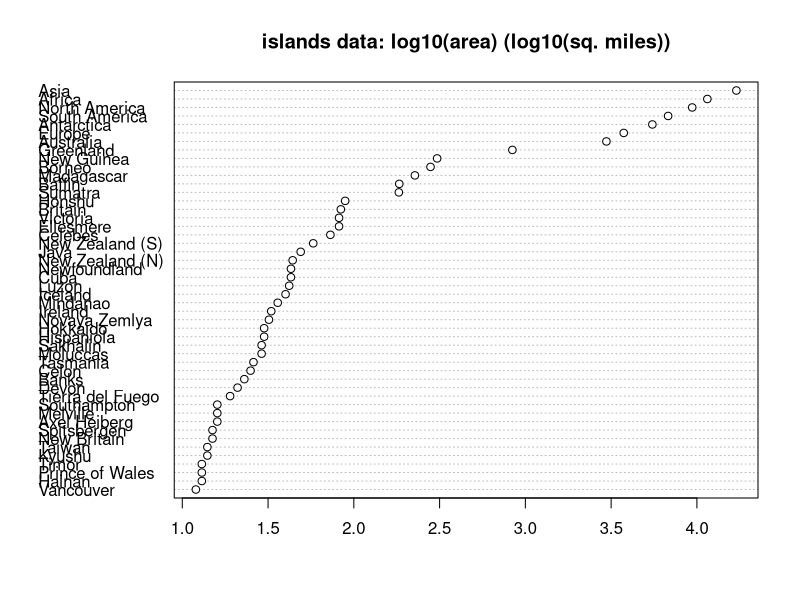
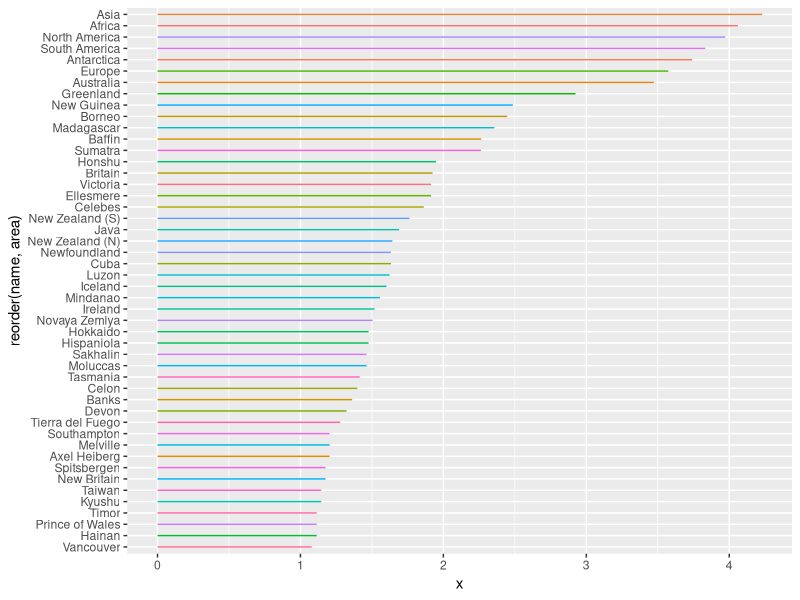
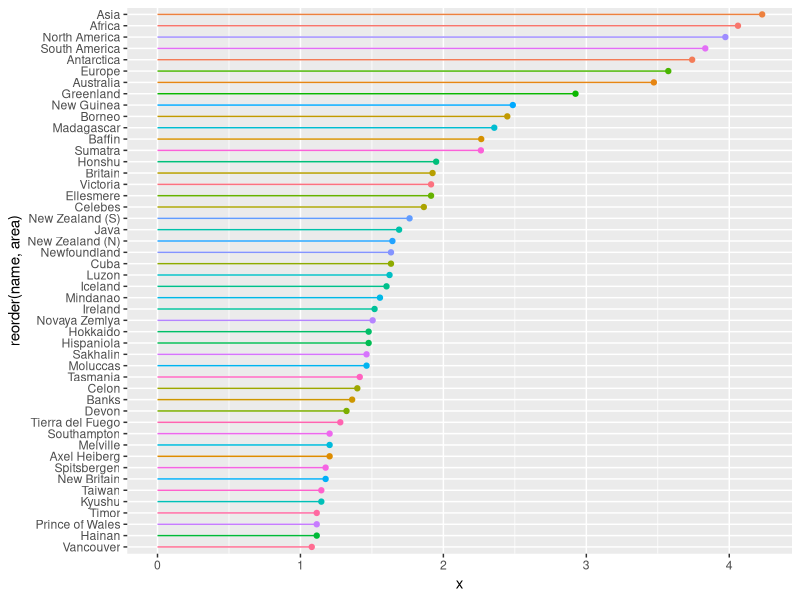
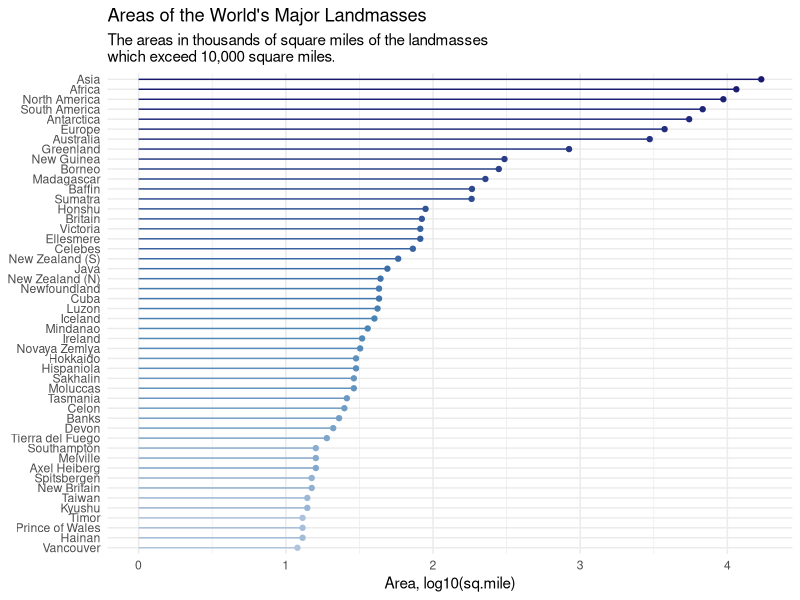

These charts were generated, in order, by the following R code:
## ---- chunk 1
graphics.off()
rm(list = ls())
gc()

## ---- chunk 2
version
## ---- chunk 3
library(tidyverse)

## ---- chunk 4
islands

## ---- chunk 5
dotchart(log(islands[order(islands)], 10),
   main = "islands data: log10(area) (log10(sq. miles))")
## ---- chunk 6
df <- data_frame(name = unlist(attributes(islands)),
                 area = islands) |> arrange(desc(area))
df
## ---- chunk 7
df |> ggplot(aes(x = 0, y = reorder(name, area), xend = log10(area), yend = name, 
                 color = name)) +
  geom_segment(show.legend = FALSE)
## ---- chunk 8
df |> ggplot(aes(x = 0, y = reorder(name, area), xend = log10(area), yend = name, 
                 color = name)) +
  geom_segment(show.legend = FALSE) +
  geom_point(aes(x = log10(area)), show.legend = FALSE)

## ---- chunk 9
# Create a vector of colors
colors <- c("#191970", "#4682b4", "#b0c4de")

# Create a color palette function
palette_func <- colorRampPalette(colors)

# Generate a color palette with number of rows
color_palette <- palette_func(nrow(df))

## ---- chunk 10
df |> ggplot(aes(x = 0, y = reorder(name, area), xend = log10(area), yend = name, 
                 color = reorder(name, area, decreasing = TRUE))) +
  geom_segment(show.legend = FALSE) +
  geom_point(aes(x = log10(area)), show.legend = FALSE) +
  scale_color_manual(values = color_palette) +
  labs(title = "Areas of the World's Major Landmasses",
       subtitle = "The areas in thousands of square miles of the landmasses \nwhich exceed 10,000 square miles.",
       x = "Area, log10(sq.mile)", y = NULL) +
  theme_minimal()
## ---- chunk 11
ggsave("image.png")
